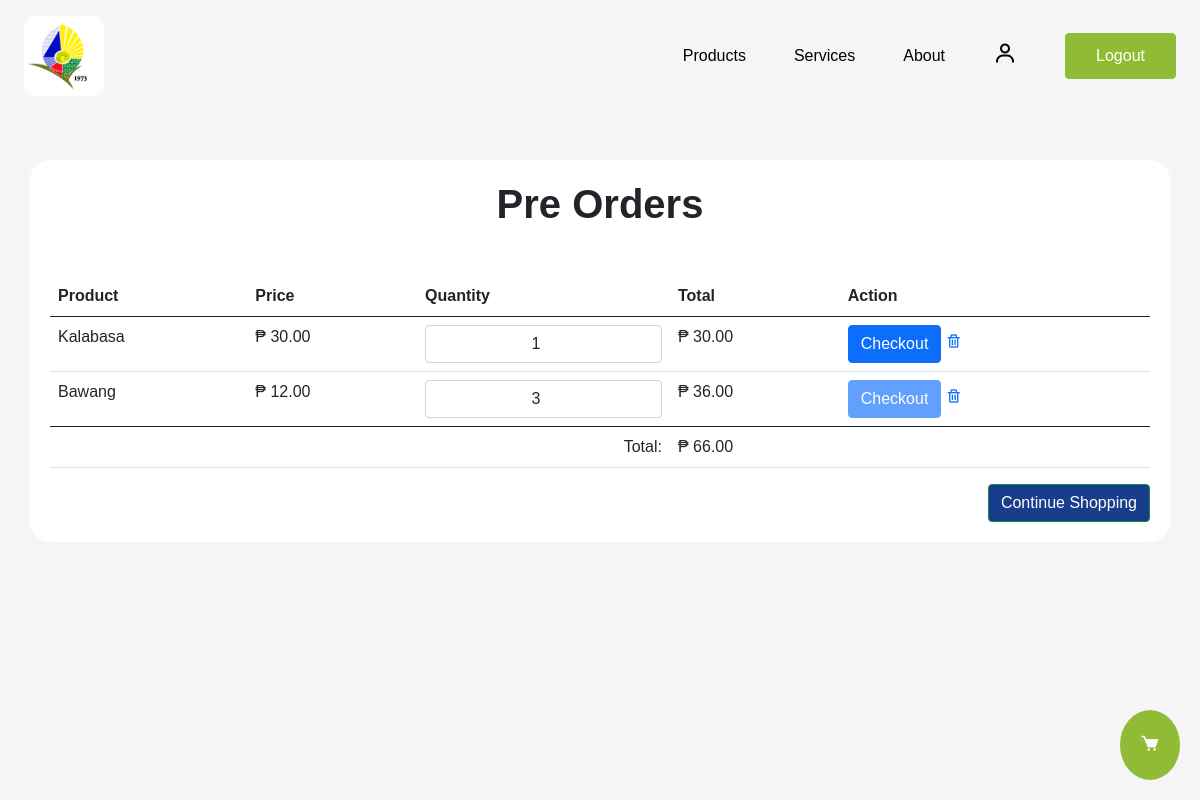
The app's page /preorder.php (signed in) with its own data.
### tables this page shows
CREATE TABLE `preorder` (
  `id` int(100) NOT NULL,
  `account_id` int(100) NOT NULL,
  `title` varchar(100) NOT NULL,
  `quantity_pre` bigint(100) NOT NULL,
  `product_id` int(100) NOT NULL,
  `price` int(100) NOT NULL
);

### preorder.php (the view, shortened to what this page needs)
<?php
    include 'components/header.php';
    $ids = $_SESSION['id'];
    function getLogin() {
        if(isset($_SESSION["loggedin"]) && $_SESSION["loggedin"] === true){
            echo '<li><a href="profile.php"><i class="bx bx-user"></i></a></li>';
            echo '<li><a href="logout.php" class="btn btn-primary">Logout</a></li>';
        } else {
            echo '<li><a href="login.php" class="btn btn-primary">Login</a></li>';
        }
    }
?>
<body>
    <div class="position-bottom-right">
        <a href="cart.php" class="btn btn-primary text-decoration-none border-0" id="cart-button">
            <i class='bx bxs-cart'></i>
        </a>
    </div>
    <div class="wrapper w-100">
        <nav class="d-flex justify-content-between align-items-center flex-wrap">
            <a href="index.php"><img src="img/logo.png" class="logo" /></a>
            <div class="menu">
                <ul class="d-flex align-items-center list-unstyled gap-5 m-0">
                    <li><a href="index.php#sidebar" target="_self">Products</a></li>
                    <li><a href="services.php" target="_self">Services</a></li>
                    <li><a href="about.php" target="_self">About</a></li>
                    <?php
                        getLogin();
                    ?>
                </ul>
            </div>
        </nav>
    </div>
    <div class="container mt-5">
    <h1 class="text-center fw-bolder mb-5">Pre Orders</h1>
    <table class="table">
        <thead>
            <tr>
                <th>Product</th>
                <th>Price</th>
                <th>Quantity</th>
                <th>Total</th>
                <th>Action</th>
            </tr>
        </thead>
        <tbody>
            <?php
            $sql = "SELECT p.*, pl.quantity AS quantityProd, pl.status AS product_status
                FROM preorder p
                LEFT JOIN product_list pl ON p.product_id = pl.id
                WHERE p.account_id = $ids";
            $result = mysqli_query($conn, $sql);
            $totalPrice = 0;
            foreach ($result as $preorder) {
                $name = $preorder['title'];
                $accID = $preorder['account_id'];
                $quantity = $preorder['quantity_pre'];
                $productID = $preorder['product_id'];
                $price = $preorder['price'];
                $total = $price * $quantity;
                $totalPrice += $total;
                $preorderID = $preorder['id'];
            ?>
                <tr>
                    <td><?= $name ?></td>
                    <td>₱ <?= number_format($price, 2) ?></td>
                    <td>
                        <div class="input-group">
                            <input type="number" class="form-control text-center quantity-input"
                                value="<?= $quantity ?>" data-product-id="<?= $productID ?>"
                                data-acc-id="<?= $accID ?>" max="<?= $preorder['quantityProd'] ?>" min="1"
                                onchange="updateQuantity(this)">
                        </div>
                    </td>
                    <td class="product-total" id="total-<?= $productID ?>">₱ <?= number_format($total, 2) ?></td>
                    <td>
                        <?php if ($preorder['product_status'] == 'Pre Order') { ?>
                            <button class="btn btn-primary" disabled>Checkout</button>
                        <?php } else { ?>
                            <a href="preorder_checkout.php?product_id=<?= $preorderID ?>" class="btn btn-primary">Checkout</a>
                        <?php } ?>
                        <a href="preorder_remove.php?product_id=<?= $preorderID ?>"><i class="bx bx-trash"></i></a>
                    </td>
                </tr>
            <?php
            }
            ?>
        </tbody>
        <tfoot>
            <tr>
                <td colspan="3" class="text-end">Total:</td>
                <td>₱ <?= number_format($totalPrice, 2) ?></td>
                <td></td>
            </tr>
        </tfoot>
    </table>
    <div class="text-end">
        <a href="index.php" class="btn btn-success">Continue Shopping</a>
    </div>
</div>
</body>
</html>

### css/cart.css (style rules this page uses)
* { padding: 0; margin: 0; box-sizing: border-box; font-family: "Poppins", sans-serif; }
:root { --text: #000000; --background: #f5f5f5; --primary: #90BC35; --secondary: #FFF78C; --accent: #183D8B; --white: #FFFFFF; }
body { max-width: 1250px; width: 100%; margin: auto; background-color: var(--background); }
.position-bottom-right { position: fixed; bottom: 20px; right: 20px; z-index: 1000; }
.position-bottom-right a { background-color: var(--primary); padding: 20px; font-size: 20px; border-radius: 100%; }
nav { background-color: var(--background); padding: 1rem 1.5rem; }
nav .btn-primary { padding: 10px 30px; background-color: var(--primary); border: 1px solid var(--primary); color: var(--white); transition: all 0.3s ease-in-out; }
nav .logo { width: 5rem; border-radius: 10px; }
nav ul a { text-decoration: none; color: var(--text); }
nav ul i { font-size: 24px; }
.container { background-color: var(--white); padding: 20px; border-radius: 20px; }
.container .btn-success { background-color: var(--accent); }

### records on screen
preorder: title "Kalabasa", price "30.00", quantity_pre "1", total "30.00"
preorder: title "Bawang", price "12.00", quantity_pre "3", total "36.00", shows "Checkout"

### other values on screen
$totalPrice "66.00"
